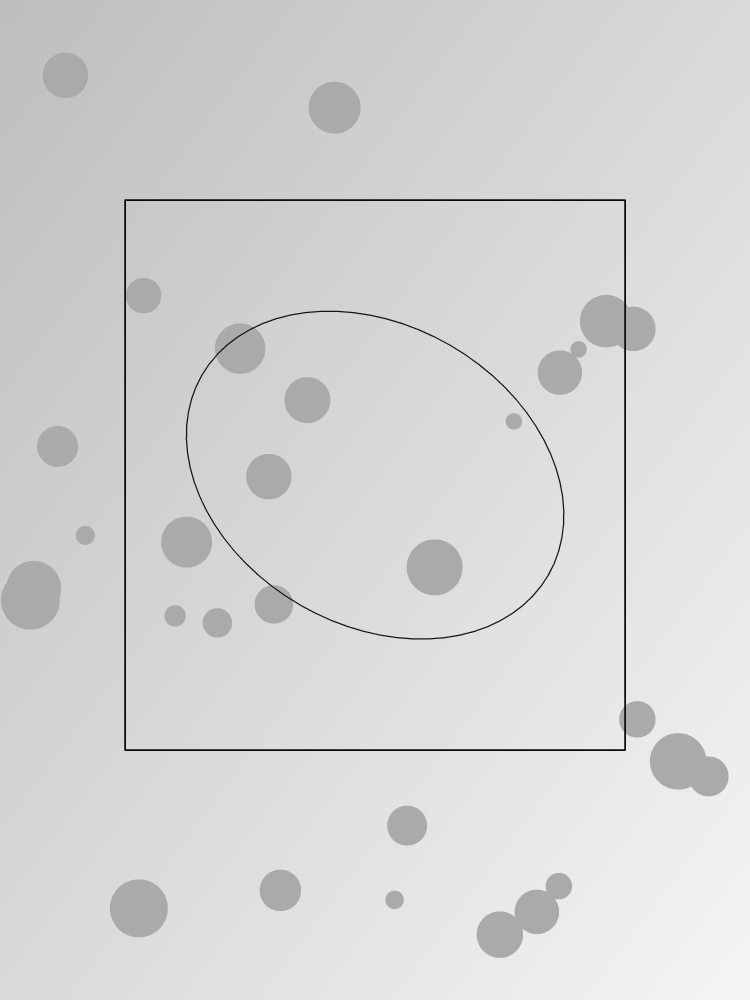
#> input picture samples/degraded_01.png, 3000 x 4000 px (shown at 1/4 size)
$ python -i spike_d_opencv.py   (imports and definitions only)
#> lines starting #> are read from the running program, lines starting #| are printed output that depends on the picture; after the words box and inside, x2 and y2 are one past the last pixel; in counts of white or black regions, pixels touching at a corner belong together
#> further down, picture is the input picture: shape (4000, 3000, 3); min 10, max 245, mean 213.1
import cv2
import numpy as np
import os
import time

OUTPUT_IN = r"d:\Code\Auto crop\scripts\spikes\output\spike_d\input"
OUTPUT_RES = r"d:\Code\Auto crop\scripts\spikes\output\spike_d\results"
# [2 lines not run here, left out]

# [67 lines left out: function generate_pages, not called in this run]

def detection_pipeline(image, profile="historical_line_art"):
#> called with profile = 'historical_line_art'
    img_h, img_w = image.shape[:2]
#> img_h = 4000; img_w = 3000
    target_long = 3500.0
    scale = target_long / max(img_w, img_h)
#> scale = 0.875
    new_w = int(round(img_w * scale))
#> new_w = 2625
    new_h = int(round(img_h * scale))
#> new_h = 3500

    if scale != 1.0:
        working_img = cv2.resize(image, (new_w, new_h), interpolation=cv2.INTER_AREA)
    else:
        working_img = image.copy()

    # 1. Grayscale
    if len(working_img.shape) == 3:
        gray = cv2.cvtColor(working_img, cv2.COLOR_BGR2GRAY)
    else:
        gray = working_img.copy()

    # 2. Background Normalization
    kernel_bg = cv2.getStructuringElement(cv2.MORPH_RECT, (51, 51))
    background = cv2.morphologyEx(gray, cv2.MORPH_DILATE, kernel_bg)
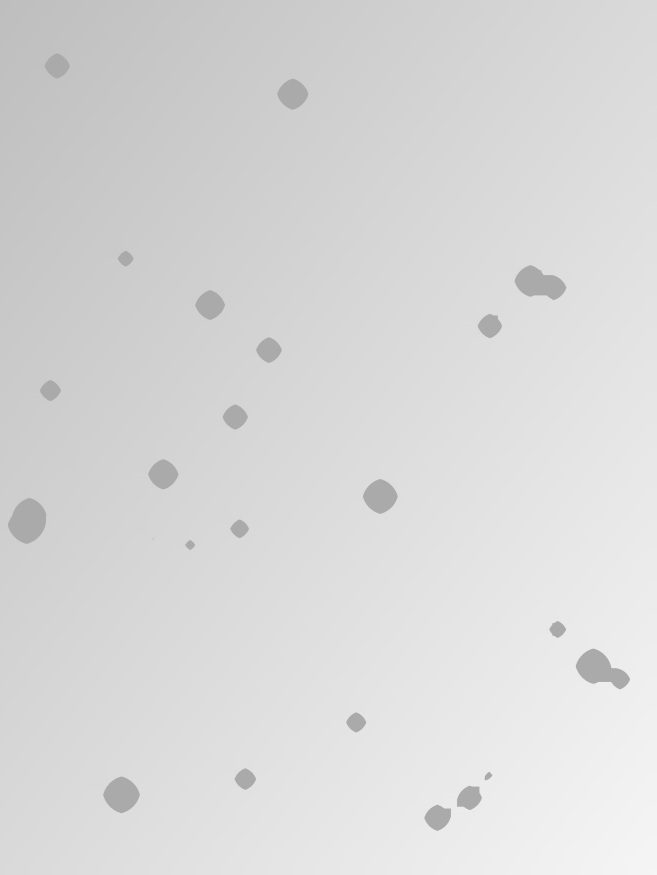
#> background: shape (3500, 2625) (shown at 1/4 size); min 170, max 245, mean 216.5
    diff = cv2.absdiff(background, gray)
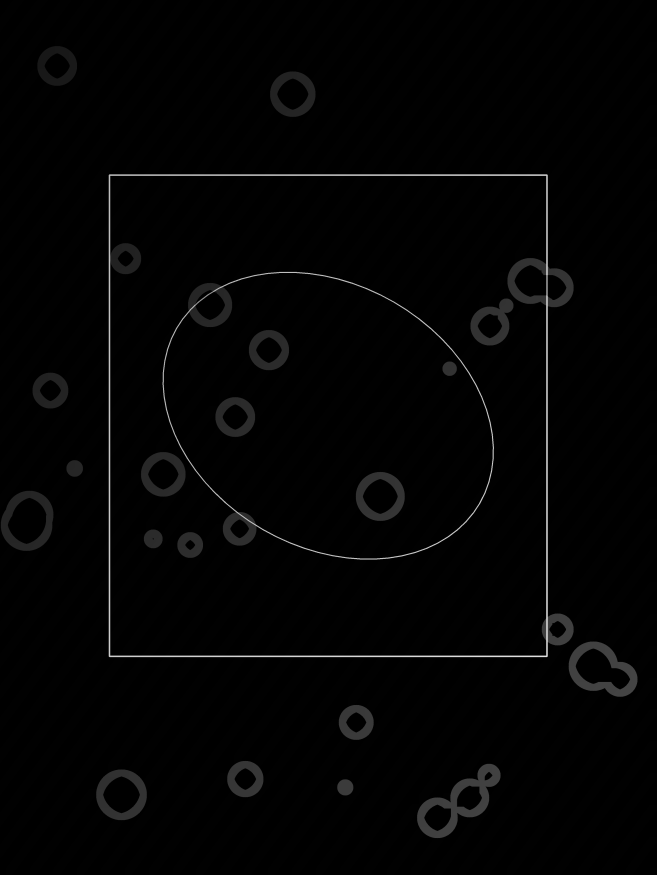
#> diff: shape (3500, 2625) (shown at 1/4 size); min 0, max 224, mean 3.4
    norm = cv2.normalize(diff, None, alpha=0, beta=255, norm_type=cv2.NORM_MINMAX)

    # 3. Ink Mask
    _, ink_mask = cv2.threshold(norm, 0, 255, cv2.THRESH_BINARY + cv2.THRESH_OTSU)
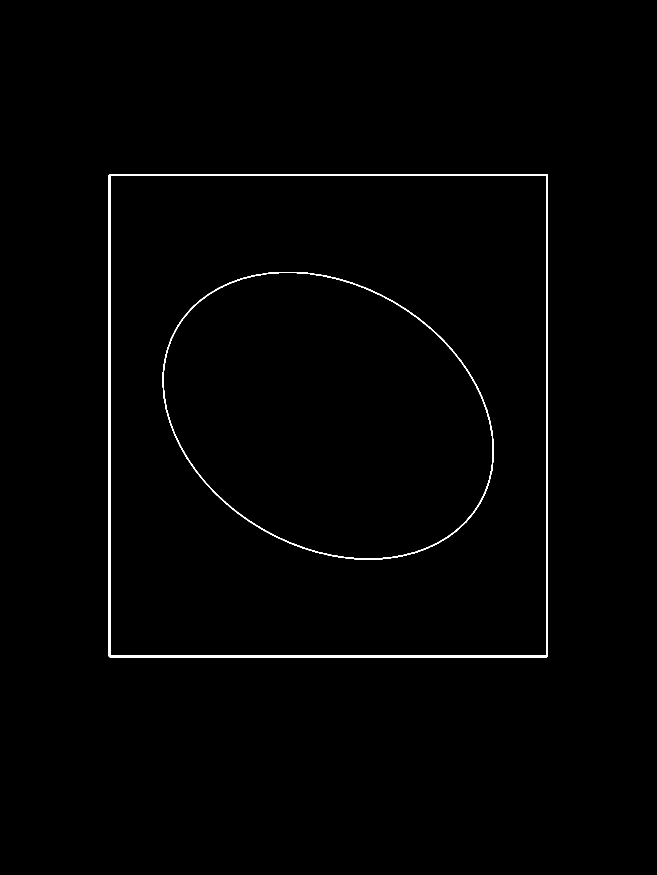
#> ink_mask: shape (3500, 2625) (shown at 1/4 size); 0.7% white; 2 white regions, box (x1, y1, x2, y2) and area: (435, 697, 2191, 2629) 47351, (650, 1088, 1976, 2238) 16677

    # 4. Noise filtering & stroke consolidation
    kernel_small = cv2.getStructuringElement(cv2.MORPH_RECT, (3, 3))
    clean_mask = cv2.morphologyEx(ink_mask, cv2.MORPH_OPEN, kernel_small)

    # Connect strokes within illustration
    kernel_connect = cv2.getStructuringElement(cv2.MORPH_RECT, (21, 21))
    grouped_mask = cv2.morphologyEx(clean_mask, cv2.MORPH_CLOSE, kernel_connect)
#> grouped_mask: shape (3500, 2625); 0.7% white; 2 white regions, box (x1, y1, x2, y2) and area: (435, 697, 2191, 2629) 47351, (650, 1088, 1976, 2238) 16700

    # 5. Connected components
    num_labels, labels, stats, centroids = cv2.connectedComponentsWithStats(grouped_mask, connectivity=8)
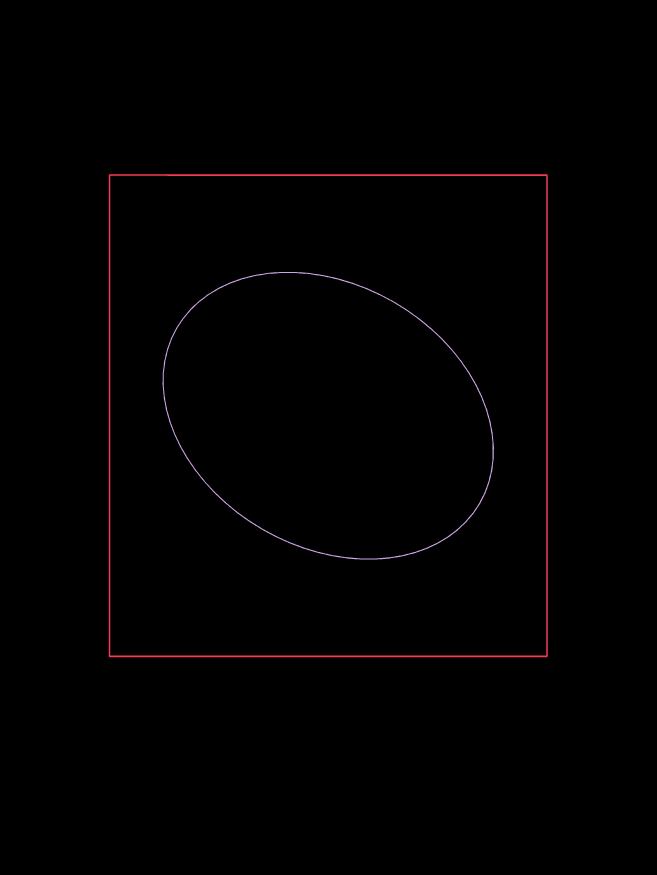
#> labels: shape (3500, 2625) int32 (shown at 1/4 size); 3 distinct labels, from 0 to 2; one colour per label, 0 black
#> num_labels = 3; stats = [[0, 0, 2625, 3500, 9123449], [435, 697, 1756, 1932, 47351], [650, 1088, 1326, 1150, 16700]]; centroids = [[1312, 1750.1], [1316.2, 1667.1], [1320, 1666.9]]

    # 6. Filter components
    min_area = 500
    max_area = int(0.90 * (new_w * new_h))
#> max_area = 8268750

    candidate_boxes = []
    for i in range(1, num_labels):
        x, y, w, h, area = stats[i]
        if area < min_area or area > max_area:
            continue
        # Filter full-page horizontal text stripes
        aspect_ratio = w / float(h) if h > 0 else 0
        if aspect_ratio > 20.0 and h < 30:
            continue
        candidate_boxes.append([x, y, x + w, y + h])
#> this loop made 2 passes
#> (x, y, w, h, area, aspect_ratio) on passes 1 to 2: (435, 697, 1756, 1932, 47351, 0.909), (650, 1088, 1326, 1150, 16700, 1.15)
#> after the loop, candidate_boxes = [[435, 697, 2191, 2629], [650, 1088, 1976, 2238]]

    # 7. Spatial Clustering
    def merge_boxes(boxes, max_dist=30):
#> called with max_dist = 30
        if not boxes:
            return []
        merged = []
        for box in boxes:
            x1, y1, x2, y2 = box
            merged_into = False
            for i, m in enumerate(merged):
                mx1, my1, mx2, my2 = m
                if not (x2 + max_dist < mx1 or x1 - max_dist > mx2 or y2 + max_dist < my1 or y1 - max_dist > my2):
                    merged[i] = [min(mx1, x1), min(my1, y1), max(mx2, x2), max(my2, y2)]
                    merged_into = True
                    break
            if not merged_into:
                merged.append([x1, y1, x2, y2])
#> this loop made 2 passes
#> after the loop, merged = [[435, 697, 2191, 2629]]
        return merged

    merged = merge_boxes(candidate_boxes, max_dist=30)
#> merged = [[435, 697, 2191, 2629]]

    # 8. Scale back to master coordinates
    final_rects = []
    for m in merged:
        box_x = int(round(m[0] / scale))
        box_y = int(round(m[1] / scale))
        box_w = int(round((m[2] - m[0]) / scale))
        box_h = int(round((m[3] - m[1]) / scale))

        box_x = max(0, min(img_w - 1, box_x))
        box_y = max(0, min(img_h - 1, box_y))
        box_w = min(box_w, img_w - box_x)
        box_h = min(box_h, img_h - box_y)

        if box_w >= 100 and box_h >= 100:
            final_rects.append((box_x, box_y, box_w, box_h))
#> this loop made 1 pass
#> (m, box_x, box_y, box_w, box_h) on pass 1: ([435, 697, 2191, 2629], 497, 797, 2007, 2208)
#> after the loop, final_rects = [(497, 797, 2007, 2208)]

    return final_rects

# [85 lines left out: functions calculate_iou, evaluate, not called in this run]

# [2 lines not run here, left out]

>>> import cv2
>>> picture = cv2.imread('../../samples/degraded_01.png')
>>> result = detection_pipeline(picture)
#> result = [(497, 797, 2007, 2208)]
